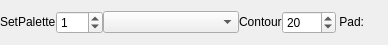
<?xml version="1.0" encoding="UTF-8"?>
<ui version="4.0">
 <author>Mohammad Al-Turany/S Linev/JAM</author>
 <class>TGo4Style</class>
 <widget class="QWidget" name="TGo4Style">
  <property name="geometry">
   <rect>
    <x>0</x>
    <y>0</y>
    <width>388</width>
    <height>45</height>
   </rect>
  </property>
  <property name="sizePolicy">
   <sizepolicy hsizetype="Fixed" vsizetype="Fixed">
    <horstretch>0</horstretch>
    <verstretch>0</verstretch>
   </sizepolicy>
  </property>
  <property name="windowTitle">
   <string>Style</string>
  </property>
  <layout class="QGridLayout" name="gridLayout">
   <item row="0" column="0">
    <layout class="QHBoxLayout" name="horizontalLayout">
     <item>
      <widget class="QLabel" name="TextLabel1">
       <property name="sizePolicy">
        <sizepolicy hsizetype="Fixed" vsizetype="Fixed">
         <horstretch>0</horstretch>
         <verstretch>0</verstretch>
        </sizepolicy>
       </property>
       <property name="toolTip">
        <string>Select color palette.</string>
       </property>
       <property name="text">
        <string>SetPalette</string>
       </property>
       <property name="wordWrap">
        <bool>false</bool>
       </property>
      </widget>
     </item>
     <item>
      <widget class="QSpinBox" name="Palette">
       <property name="sizePolicy">
        <sizepolicy hsizetype="Fixed" vsizetype="Fixed">
         <horstretch>0</horstretch>
         <verstretch>0</verstretch>
        </sizepolicy>
       </property>
       <property name="maximum">
        <number>255</number>
       </property>
       <property name="value">
        <number>1</number>
       </property>
        <property name="toolTip">
        <string>ROOT Index of active color palette.</string>
       </property>
      </widget>
     </item>
     <item>
      <widget class="QComboBox" name="PaletteComboBox">
       <property name="toolTip">
        <string>ROOT Name of active palette. Note that there are unnamed palette indices in ROOT.</string>
       </property>
      </widget>
     </item>
    </layout>
   </item>
   <item row="0" column="1">
    <layout class="QHBoxLayout" name="horizontalLayout_2">
     <item>
      <widget class="QLabel" name="ContourLabel">
       <property name="sizePolicy">
        <sizepolicy hsizetype="Fixed" vsizetype="Fixed">
         <horstretch>0</horstretch>
         <verstretch>0</verstretch>
        </sizepolicy>
       </property>
       <property name="toolTip">
        <string>Select contour levels</string>
       </property>
       <property name="text">
        <string>Contour</string>
       </property>
       <property name="wordWrap">
        <bool>false</bool>
       </property>
      </widget>
     </item>
     <item>
      <widget class="QSpinBox" name="ContourSpin">
       <property name="sizePolicy">
        <sizepolicy hsizetype="Fixed" vsizetype="Fixed">
         <horstretch>0</horstretch>
         <verstretch>0</verstretch>
        </sizepolicy>
       </property>
       <property name="minimum">
        <number>5</number>
       </property>
       <property name="maximum">
        <number>1000</number>
       </property>
       <property name="singleStep">
        <number>5</number>
       </property>
       <property name="value">
        <number>20</number>
       </property>
       <property name="toolTip">
         <string>Number of contour levels for current drawing.</string>
       </property>
      </widget>
     </item>
    </layout>
   </item>
   <item row="0" column="2">
    <layout class="QHBoxLayout" name="horizontalLayout_3">
     <item>
      <widget class="QLabel" name="TextLabel2_3">
       <property name="sizePolicy">
        <sizepolicy hsizetype="Fixed" vsizetype="Fixed">
         <horstretch>0</horstretch>
         <verstretch>0</verstretch>
        </sizepolicy>
       </property>
       <property name="text">
        <string> Pad:</string>
       </property>
       <property name="wordWrap">
        <bool>false</bool>
       </property>
      </widget>
     </item>
     <item>
      <widget class="QToolButton" name="PadColor">
       <property name="sizePolicy">
        <sizepolicy hsizetype="Fixed" vsizetype="Fixed">
         <horstretch>0</horstretch>
         <verstretch>0</verstretch>
        </sizepolicy>
       </property>
       <property name="toolTip">
        <string>Change selected pad color.</string>
       </property>
       <property name="text">
        <string/>
       </property>
       <property name="icon">
        <iconset>
         <normaloff>:/icons/color.png</normaloff>:/icons/color.png</iconset>
       </property>
       <property name="autoRaise">
        <bool>true</bool>
       </property>
      </widget>
     </item>
    </layout>
   </item>
  </layout>
 </widget>
 <layoutdefault spacing="0" margin="0"/>
 <resources/>
 <connections>
  <connection>
   <sender>Palette</sender>
   <signal>valueChanged(int)</signal>
   <receiver>TGo4Style</receiver>
   <slot>SetPalette(int)</slot>
  </connection>
  <connection>
   <sender>PaletteComboBox</sender>
   <signal>activated(int)</signal>
   <receiver>TGo4Style</receiver>
   <slot>SetNamedPalette(int)</slot>
  </connection>
  <connection>
   <sender>ContourSpin</sender>
   <signal>valueChanged(int)</signal>
   <receiver>TGo4Style</receiver>
   <slot>SetContourLevels(int)</slot>
  </connection>
  <connection>
   <sender>PadColor</sender>
   <signal>clicked()</signal>
   <receiver>TGo4Style</receiver>
   <slot>SetPadColor()</slot>
  </connection>
 </connections>
</ui>
